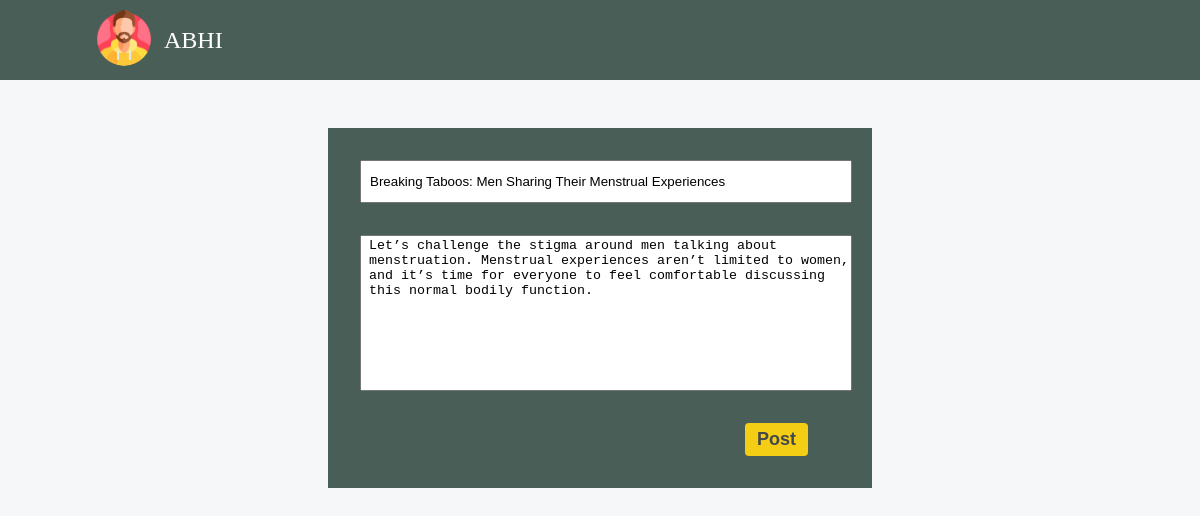
Screenshot of /update/29/ (signed in) with the database file from the repository.
### blogs/models.py (models this page shows, shortened)
class Blog(models.Model):
    title = models.CharField(max_length=100)
    desc = models.TextField()
    date_posted = models.DateField()
    is_archived = models.BooleanField(default=False)
    owner = models.ForeignKey(User, on_delete=models.CASCADE)

### blogs/views.py (the view, shortened to what this page needs)
# urls.py: path('update/<int:pk>/', BlogUpdateView.as_view(), name='blog-update'),
class BlogUpdateView(LoginRequiredMixin, UpdateView):
    model = Blog
    template_name = "blog/blog.html"
    fields = ['title', 'desc']
    success_url = reverse_lazy('home')
    login_url = 'login-account'
    redirect_field_name = 'redirected_to'
    def get(self, request, **kwargs):
        self.request.session[self.redirect_field_name] = self.request.META.get('HTTP_REFERER')
        return super().get(request, **kwargs)
    def get_queryset(self):
        queryset = super().get_queryset()
        return queryset.filter(owner = self.request.user)

### blogs/templates/blog/blog.html (shortened to what this page needs)
{% load static %}
<!DOCTYPE html>
<html lang="en">
<head>
</head>
<body>
    <nav>
        <div class="left">
            <a href="{% url 'home' %}"><img src="{% static 'images/man.png' %}" alt="avatar" class="circle-avatar"></a>
            <a href="#" class="user-title">{{request.user.first_name}}</a>
        </div>
    </nav>
    <form method="POST">
        {% if blog %}
            <input type="text" name="title" class="inp inp-title" placeholder="Blog Title" value="{{blog.title}}">
            <textarea name="desc" cols="30" rows="10" class="inp" placeholder="Write your Blog">{{blog.desc}}</textarea>
            <button type="submit" class="btn-post">Post</button>
        {% else %}
            <input type="text" name="title" class="inp inp-title" placeholder="Blog Title">
            <textarea name="desc" cols="30" rows="10" class="inp" placeholder="Write your Blog"></textarea>
            <button type="submit" class="btn-post">Post</button>
        {% endif %}
    </form>
</body>
</html>

### blogs/templates/blog/blog.html (style rules this page uses)
:root { --primary: #F5F7F8; --secondary: #F4CE14; --tertiary: #495E57; --darkest: #45474B; }
body { background-color: var(--primary); padding: 0; margin: 0; display: flex; justify-content: center; }
nav { position: fixed; top: 0; left: 0; right: 0; height: 5rem; background-color: var(--tertiary); display: flex; justify-content: space-between; align-items: center; }
nav>.left { display: flex; margin-left: 6rem; justify-content: space-between; }
.circle-avatar { width: 56px; height: 56px; border-radius: 28px; align-self: center; }
.user-title { align-self: center; text-decoration: none; font-size: 24px; margin-left: 12px; color: white; text-transform: uppercase; }
.btn-post { border: none; background-color: var(--secondary); padding: 6px 12px; border-radius: 4px; color: var(--darkest); text-decoration: none; font-size: large; font-weight: bold; margin-right: 2rem; transition: all .12s ease; align-self: flex-end; transition: all .12s ease; }
form { margin-top: 8rem; display: flex; flex-direction: column; background-color: var(--tertiary); padding: 2rem; width: 40%; gap: 2rem; }
.inp-title { padding: 12px 0; }
.inp { align-self: flex-start; width: 100%; padding-left: 8px; }
textarea { resize: none; }

### rows the page displays
Blog: title "Breaking Taboos: Men Sharing Their Menstrual Experiences", desc "Let’s challenge the stigma around men talking about menstruation. Menstrual experiences aren’t limited to women, and it’s time for everyone to feel comfortable discussing this normal bodily function."

### other values shown
{{ request.user.first_name }} "ABHI"
